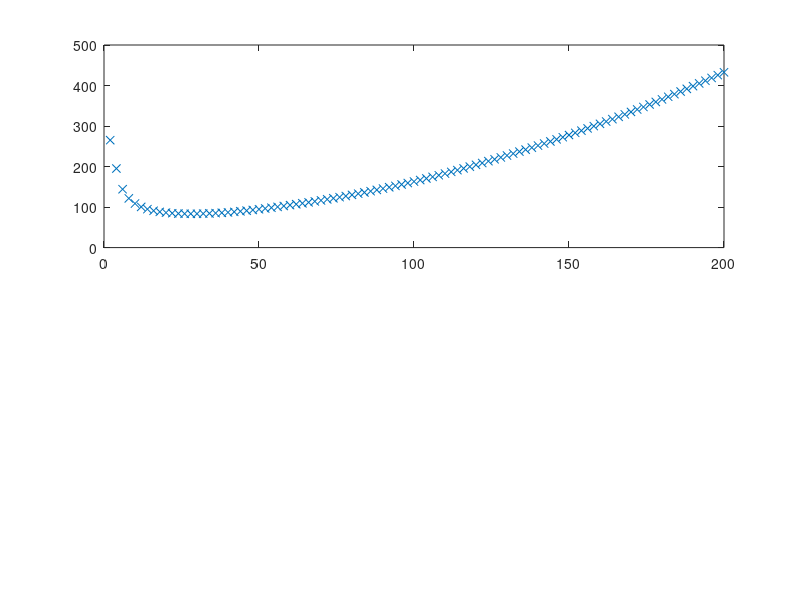

Recreate this plot in MATLAB. (Note: this script raises an error after producing the figure.)
%clear;
h1 = figure;
load roadster;
subplot(2,1,1);
plot(speed_kmph, consumption_Whpkm, 'x'), hold on
plot(0:0.1:200,consumption(0:0.1:200),'k')
title('Roadster')
xlabel('speed [km/h]')
ylabel('consumption [Wh/km]')
legend('data','spline interploation', 'Location','northwest')
subplot(2,1,2);
battery = 55e3; % Wh
reach = battery./(consumption(0:0.1:200));
plot(0:0.1:200, reach)
title('Expected Reach at fully charged')
xlabel('speed [km/h]')
ylabel('reach [km]')
[max_val,idx] = max(reach);
hold on;
max_x = (idx-1)/10;
plot(max_x,max_val,'o','MarkerSize',10);
str = ['Maximum = (',num2str(max_x), ', ',num2str(max_val),')'];
text(60,200,str,'HorizontalAlignment','right');
h2 = figure;
subplot(2,1,1);
plot(0:0.1:65,velocity(0:0.1:65,'speed_elsa'))
xlabel('distance [km]')
ylabel('speed [km/h]')
title('Elsa')
subplot(2,1,2)
plot(0:0.1:65,velocity(0:0.1:65,'speed_anna'))
title('Anna')
xlabel('distance [km]')
ylabel('speed [km/h]')